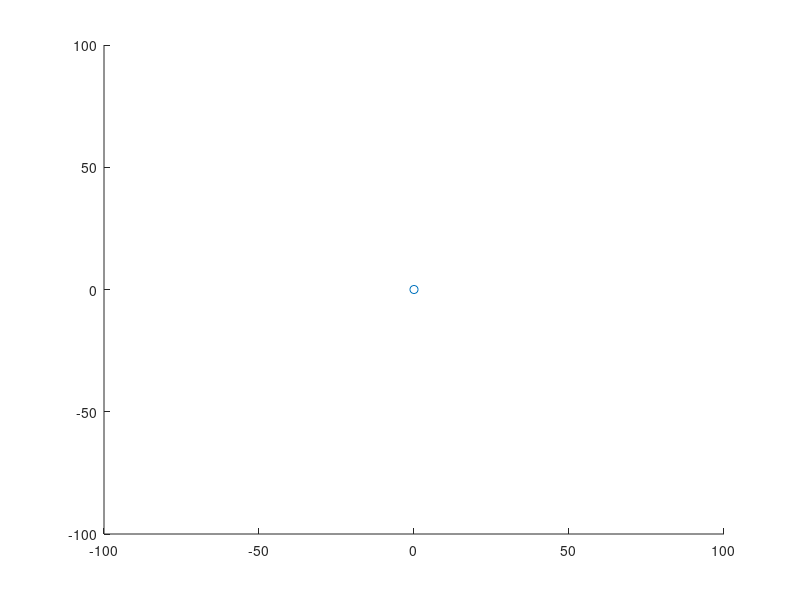

The MATLAB source for this figure: (Note: this script raises an error after producing the figure.)

%Solar system
N = 9;
x = zeros(N,1);
y = zeros(N,1);
x(1) = 0;
x(2) = 0.387;
x(3) = 0.723;
x(4) = 1;%x(5) = 0.00257*
x(5) = 1.52;
x(6) = 5.20
x(7) = 9.58
x(8) = 19.20;
x(9) = 30.05;
%x(10) = 39.48;

den = zeros(N,1);
den(1) = 330000;
den(2) = 0.0553
den(3) = 0.815;
den(4) = 1;
%den(5) = 0.0123;
den(5) = 0.107;
den(6) = 317.8;
den(7) = 95.2;
den(8) = 14.5;
den(9) = 17.1;

Vx = zeros(N,1);
Vy = zeros(N,1);
Vy(1) = 0;
Vy(2) = 1.59;
Vy(3) = 1.18;
Vy(4) = 1;
%Vy(5) = 0.0343;
Vy(5) = 0.808;
Vy(6) = 0.439;
Vy(7) = 0.325;
Vy(8) = 0.228;
Vy(9) = 0.182;
%Vy(10) = 0.157;
speedDisRatio = 67/93000
Vy = Vy*speedDisRatio;
x = x*100;
Vy = Vy*3000000;
den = den*100;
Vx = den*0.05;
Vx(1) = 0;

dt = 0.01;
steps = 40000;
posBound = 300;

%{
%random
Vy = zeros(N,1);

N = 2^7;
dt = 10000;
steps = 40000;
posBound = 10000000;
velBound = posBound*0.00000001;
x = 0.5*posBound + (posBound)*randn(N,1);%.*(-1).^(randi([0,1],N,1));
%y = 0.1*posBound + (posBound)*randn(N,1).*(-1).^(randi([0,1],N,1));
y = zeros(N,1);
Vx = 0.1*velBound + (velBound)*randn(N,1).*(-1).^(randi([0,1],N,1));
Vx = Vx .* -1;
%Vx = zeros(N,1);
Vy = .01*velBound + (velBound)*randn(N,1);%.*(-1).^(randi([0,1],N,1));

[x,y] = generateNormalClusters(posBound,1.5*posBound,posBound,1.5*posBound,N);
x = cat(1,x,x.*-2);
y = cat(1,y,y);
Vx = cat(1,Vx,Vx.*-1);
Vy= cat(1,Vy,Vy.*-1);
N = N*2;
x(1) = 0;y(1) = 0;
Vx(1) = 0;Vy(1) = 0;
den = cos(rand(N,1));
den(1) = N*.5;
den(N/2:N) = 2.*den(N/2:N);
%}

%Galaxy
N = 2^6;
dt = 0.01;
steps = 40000;
posBound = 200;

x = rand(N,1);
y = zeros(N,1);
Vx = zeros(N,1);
Vy = rand(N,1);
den = rand(N,1);

x = x*1000+100;
Vy = Vy*10./den;
den = den*100;
Vx = den*0.05;
x(1) = 0;y(1) = 0;
Vx(1) = 0;Vy(1) = 0;
den(1) = N;



figure(1)
filename = 'fmm.gif';
scatter(x,y)
xlim([-100,100]);
ylim([-100,100]);
drawnow
frame = getframe(1);
im = frame2im(frame);
[imind,cm] = rgb2ind(im,256);
imwrite(imind,cm,filename,'gif', 'Loopcount',inf);

%Vx = zeros(N,1);
%Vy = zeros(N,1);
xD = x;
yD = y;
VxD = Vx;
VyD = Vy;
for i = 1:steps
    %dxx = 0;
    %dyy = 0;
    [dxx,dyy] = laplaceSLPfmm(den,x,y);
    
    Vx = Vx - dxx*dt;
    Vy = Vy - dyy*dt;

    x = x + dt*Vx;
    y = y + dt*Vy;

    dxxD = zeros(N,1);
    dyyD = zeros(N,1);
    for j = 1:N
        ind = [(1:j-1) (j+1:N)];
        rho2 = (xD(j) - xD(ind)).^2 + (yD(j) - yD(ind)).^2;
        dxxD(j) = sum(den(ind).*(xD(j) - xD(ind))./rho2);
        dyyD(j) = sum(den(ind).*(yD(j) - yD(ind))./rho2);
    end
    dxxD = dxxD/2/pi;
    dyyD = dyyD/2/pi;
    
    VxD = VxD - dxxD*dt;
    VyD = VyD - dyyD*dt;

    xD = xD + dt*VxD;
    yD = yD + dt*VyD;
    
    scatter(xD,yD)
    lim = posBound*5;
    xlim([-lim,lim]);
    ylim([-lim,lim]);
    drawnow
    frame = getframe(1);
    im = frame2im(frame);
    [imind,cm] = rgb2ind(im,256);
    imwrite(imind,cm,filename,'gif','WriteMode','append');
end